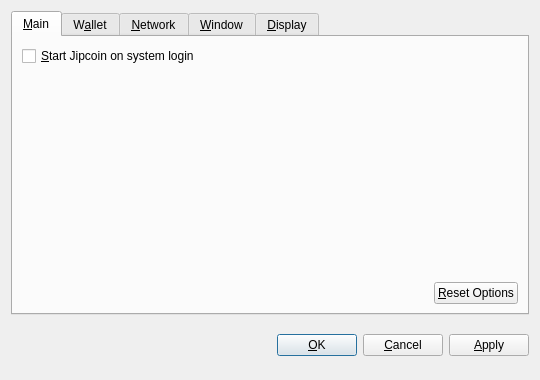
<?xml version="1.0" encoding="UTF-8"?>
<ui version="4.0">
 <class>OptionsDialog</class>
 <widget class="QDialog" name="OptionsDialog">
  <property name="geometry">
   <rect>
    <x>0</x>
    <y>0</y>
    <width>540</width>
    <height>380</height>
   </rect>
  </property>
  <property name="windowTitle">
   <string>Options</string>
  </property>
  <property name="modal">
   <bool>true</bool>
  </property>
  <layout class="QVBoxLayout" name="verticalLayout">
   <item>
    <widget class="QTabWidget" name="tabWidget">
     <property name="tabPosition">
      <enum>QTabWidget::North</enum>
     </property>
     <property name="currentIndex">
      <number>0</number>
     </property>
     <widget class="QWidget" name="tabMain">
      <attribute name="title">
       <string>&amp;Main</string>
      </attribute>
      <layout class="QVBoxLayout" name="verticalLayout_Main">
       <item>
        <widget class="QCheckBox" name="bitcoinAtStartup">
         <property name="toolTip">
          <string>Automatically start Jipcoin after logging in to the system.</string>
         </property>
         <property name="text">
          <string>&amp;Start Jipcoin on system login</string>
         </property>
        </widget>
       </item>
       <item>
        <spacer name="verticalSpacer_Main">
         <property name="orientation">
          <enum>Qt::Vertical</enum>
         </property>
         <property name="sizeHint" stdset="0">
          <size>
           <width>20</width>
           <height>40</height>
          </size>
         </property>
        </spacer>
       </item>
       <item>
        <layout class="QHBoxLayout" name="horizontalLayout_2_Main">
         <item>
          <spacer name="horizontalSpacer_2_Main">
           <property name="orientation">
            <enum>Qt::Horizontal</enum>
           </property>
           <property name="sizeHint" stdset="0">
            <size>
             <width>40</width>
             <height>20</height>
            </size>
           </property>
          </spacer>
         </item>
         <item>
          <widget class="QPushButton" name="resetButton">
           <property name="toolTip">
            <string>Reset all client options to default.</string>
           </property>
           <property name="text">
            <string>&amp;Reset Options</string>
           </property>
           <property name="autoDefault">
            <bool>false</bool>
           </property>
          </widget>
         </item>
        </layout>
       </item>
      </layout>
     </widget>
     <widget class="QWidget" name="tabWallet">
      <attribute name="title">
       <string>W&amp;allet</string>
      </attribute>
      <layout class="QVBoxLayout" name="verticalLayout_Network">
       <item>
        <widget class="QLabel" name="transactionFeeInfoLabel">
         <property name="text">
          <string>Optional transaction fee per kB that helps make sure your transactions are processed quickly. Most transactions are 1 kB.</string>
         </property>
         <property name="textFormat">
          <enum>Qt::PlainText</enum>
         </property>
         <property name="wordWrap">
          <bool>true</bool>
         </property>
        </widget>
       </item>
       <item>
        <layout class="QHBoxLayout" name="horizontalLayout_1_Main">
         <item>
          <widget class="QLabel" name="transactionFeeLabel">
           <property name="text">
            <string>Pay transaction &amp;fee</string>
           </property>
           <property name="textFormat">
            <enum>Qt::PlainText</enum>
           </property>
           <property name="buddy">
            <cstring>transactionFee</cstring>
           </property>
          </widget>
         </item>
         <item>
          <widget class="BitcoinAmountField" name="transactionFee"/>
         </item>
         <item>
          <spacer name="horizontalSpacer_1_Main">
           <property name="orientation">
            <enum>Qt::Horizontal</enum>
           </property>
           <property name="sizeHint" stdset="0">
            <size>
             <width>40</width>
             <height>20</height>
            </size>
           </property>
          </spacer>
         </item>
        </layout>
       </item>
       <item>
        <widget class="QLabel" name="label">
         <property name="text">
          <string>If you disable the spending of unconfirmed change, the change from a transaction cannot be used until that transaction has at least one confirmation. This also affects how your balance is computed.</string>
         </property>
         <property name="wordWrap">
          <bool>true</bool>
         </property>
        </widget>
       </item>
       <item>
        <widget class="QCheckBox" name="spendZeroConfChange">
         <property name="text">
          <string>Spend unconfirmed change  (experts only)</string>
         </property>
        </widget>
       </item>
       <item>
        <spacer name="verticalSpacer">
         <property name="orientation">
          <enum>Qt::Vertical</enum>
         </property>
         <property name="sizeHint" stdset="0">
          <size>
           <width>20</width>
           <height>40</height>
          </size>
         </property>
        </spacer>
       </item>
      </layout>
     </widget>
     <widget class="QWidget" name="tabNetwork">
      <attribute name="title">
       <string>&amp;Network</string>
      </attribute>
      <layout class="QVBoxLayout" name="verticalLayout_Network">
       <item>
        <widget class="QCheckBox" name="mapPortUpnp">
         <property name="toolTip">
          <string>Automatically open the Jipcoin client port on the router. This only works when your router supports UPnP and it is enabled.</string>
         </property>
         <property name="text">
          <string>Map port using &amp;UPnP</string>
         </property>
        </widget>
       </item>
       <item>
        <widget class="QCheckBox" name="connectSocks">
         <property name="toolTip">
          <string>Connect to the Jipcoin network through a SOCKS proxy (e.g. when connecting through Tor).</string>
         </property>
         <property name="text">
          <string>&amp;Connect through SOCKS proxy:</string>
         </property>
        </widget>
       </item>
       <item>
        <layout class="QHBoxLayout" name="horizontalLayout_Network">
         <item>
          <widget class="QLabel" name="proxyIpLabel">
           <property name="text">
            <string>Proxy &amp;IP:</string>
           </property>
           <property name="textFormat">
            <enum>Qt::PlainText</enum>
           </property>
           <property name="buddy">
            <cstring>proxyIp</cstring>
           </property>
          </widget>
         </item>
         <item>
          <widget class="QValidatedLineEdit" name="proxyIp">
           <property name="maximumSize">
            <size>
             <width>140</width>
             <height>16777215</height>
            </size>
           </property>
           <property name="toolTip">
            <string>IP address of the proxy (e.g. 127.0.0.1)</string>
           </property>
          </widget>
         </item>
         <item>
          <widget class="QLabel" name="proxyPortLabel">
           <property name="text">
            <string>&amp;Port:</string>
           </property>
           <property name="textFormat">
            <enum>Qt::PlainText</enum>
           </property>
           <property name="buddy">
            <cstring>proxyPort</cstring>
           </property>
          </widget>
         </item>
         <item>
          <widget class="QLineEdit" name="proxyPort">
           <property name="maximumSize">
            <size>
             <width>55</width>
             <height>16777215</height>
            </size>
           </property>
           <property name="toolTip">
            <string>Port of the proxy (e.g. 9050)</string>
           </property>
          </widget>
         </item>
         <item>
          <widget class="QLabel" name="socksVersionLabel">
           <property name="text">
            <string>SOCKS &amp;Version:</string>
           </property>
           <property name="textFormat">
            <enum>Qt::PlainText</enum>
           </property>
           <property name="buddy">
            <cstring>socksVersion</cstring>
           </property>
          </widget>
         </item>
         <item>
          <widget class="QValueComboBox" name="socksVersion">
           <property name="toolTip">
            <string>SOCKS version of the proxy (e.g. 5)</string>
           </property>
          </widget>
         </item>
         <item>
          <spacer name="horizontalSpacer_Network">
           <property name="orientation">
            <enum>Qt::Horizontal</enum>
           </property>
           <property name="sizeHint" stdset="0">
            <size>
             <width>40</width>
             <height>20</height>
            </size>
           </property>
          </spacer>
         </item>
        </layout>
       </item>
       <item>
        <spacer name="verticalSpacer_Network">
         <property name="orientation">
          <enum>Qt::Vertical</enum>
         </property>
         <property name="sizeHint" stdset="0">
          <size>
           <width>20</width>
           <height>40</height>
          </size>
         </property>
        </spacer>
       </item>
      </layout>
     </widget>
     <widget class="QWidget" name="tabWindow">
      <attribute name="title">
       <string>&amp;Window</string>
      </attribute>
      <layout class="QVBoxLayout" name="verticalLayout_Window">
       <item>
        <widget class="QCheckBox" name="minimizeToTray">
         <property name="toolTip">
          <string>Show only a tray icon after minimizing the window.</string>
         </property>
         <property name="text">
          <string>&amp;Minimize to the tray instead of the taskbar</string>
         </property>
        </widget>
       </item>
       <item>
        <widget class="QCheckBox" name="minimizeOnClose">
         <property name="toolTip">
          <string>Minimize instead of exit the application when the window is closed. When this option is enabled, the application will be closed only after selecting Quit in the menu.</string>
         </property>
         <property name="text">
          <string>M&amp;inimize on close</string>
         </property>
        </widget>
       </item>
       <item>
        <spacer name="verticalSpacer_Window">
         <property name="orientation">
          <enum>Qt::Vertical</enum>
         </property>
         <property name="sizeHint" stdset="0">
          <size>
           <width>20</width>
           <height>40</height>
          </size>
         </property>
        </spacer>
       </item>
      </layout>
     </widget>
     <widget class="QWidget" name="tabDisplay">
      <attribute name="title">
       <string>&amp;Display</string>
      </attribute>
      <layout class="QVBoxLayout" name="verticalLayout_Display">
       <item>
        <layout class="QHBoxLayout" name="horizontalLayout_1_Display">
         <item>
          <widget class="QLabel" name="langLabel">
           <property name="text">
            <string>User Interface &amp;language:</string>
           </property>
           <property name="textFormat">
            <enum>Qt::PlainText</enum>
           </property>
           <property name="buddy">
            <cstring>lang</cstring>
           </property>
          </widget>
         </item>
         <item>
          <widget class="QValueComboBox" name="lang">
           <property name="toolTip">
            <string>The user interface language can be set here. This setting will take effect after restarting Jipcoin.</string>
           </property>
          </widget>
         </item>
        </layout>
       </item>
       <item>
        <layout class="QHBoxLayout" name="horizontalLayout_2_Display">
         <item>
          <widget class="QLabel" name="unitLabel">
           <property name="text">
            <string>&amp;Unit to show amounts in:</string>
           </property>
           <property name="textFormat">
            <enum>Qt::PlainText</enum>
           </property>
           <property name="buddy">
            <cstring>unit</cstring>
           </property>
          </widget>
         </item>
         <item>
          <widget class="QValueComboBox" name="unit">
           <property name="toolTip">
            <string>Choose the default subdivision unit to show in the interface and when sending coins.</string>
           </property>
          </widget>
         </item>
        </layout>
       </item>
       <item>
        <widget class="QCheckBox" name="displayAddresses">
         <property name="toolTip">
          <string>Whether to show Jipcoin addresses in the transaction list or not.</string>
         </property>
         <property name="text">
          <string>&amp;Display addresses in transaction list</string>
         </property>
        </widget>
       </item>
       <item>
        <widget class="QCheckBox" name="coinControlFeatures">
         <property name="toolTip">
          <string>Whether to show coin control features or not.</string>
         </property>
         <property name="text">
          <string>Display coin &amp;control features (experts only!)</string>
         </property>
        </widget>
       </item>
       <item>
        <spacer name="verticalSpacer_Display">
         <property name="orientation">
          <enum>Qt::Vertical</enum>
         </property>
         <property name="sizeHint" stdset="0">
          <size>
           <width>20</width>
           <height>40</height>
          </size>
         </property>
        </spacer>
       </item>
      </layout>
     </widget>
    </widget>
   </item>
   <item>
    <layout class="QHBoxLayout" name="horizontalLayout_Buttons">
     <item>
      <spacer name="horizontalSpacer_1">
       <property name="orientation">
        <enum>Qt::Horizontal</enum>
       </property>
       <property name="sizeHint" stdset="0">
        <size>
         <width>40</width>
         <height>48</height>
        </size>
       </property>
      </spacer>
     </item>
     <item>
      <widget class="QLabel" name="statusLabel">
       <property name="font">
        <font>
         <weight>75</weight>
         <bold>true</bold>
        </font>
       </property>
       <property name="text">
        <string/>
       </property>
       <property name="textFormat">
        <enum>Qt::PlainText</enum>
       </property>
       <property name="wordWrap">
        <bool>true</bool>
       </property>
      </widget>
     </item>
     <item>
      <spacer name="horizontalSpacer_2">
       <property name="orientation">
        <enum>Qt::Horizontal</enum>
       </property>
       <property name="sizeHint" stdset="0">
        <size>
         <width>40</width>
         <height>48</height>
        </size>
       </property>
      </spacer>
     </item>
     <item>
      <widget class="QPushButton" name="okButton">
       <property name="text">
        <string>&amp;OK</string>
       </property>
      </widget>
     </item>
     <item>
      <widget class="QPushButton" name="cancelButton">
       <property name="text">
        <string>&amp;Cancel</string>
       </property>
       <property name="autoDefault">
        <bool>false</bool>
       </property>
      </widget>
     </item>
     <item>
      <widget class="QPushButton" name="applyButton">
       <property name="text">
        <string>&amp;Apply</string>
       </property>
       <property name="autoDefault">
        <bool>false</bool>
       </property>
      </widget>
     </item>
    </layout>
   </item>
  </layout>
 </widget>
 <customwidgets>
  <customwidget>
   <class>BitcoinAmountField</class>
   <extends>QSpinBox</extends>
   <header>bitcoinamountfield.h</header>
  </customwidget>
  <customwidget>
   <class>QValueComboBox</class>
   <extends>QComboBox</extends>
   <header>qvaluecombobox.h</header>
  </customwidget>
  <customwidget>
   <class>QValidatedLineEdit</class>
   <extends>QLineEdit</extends>
   <header>qvalidatedlineedit.h</header>
  </customwidget>
 </customwidgets>
 <resources/>
 <connections/>
</ui>
